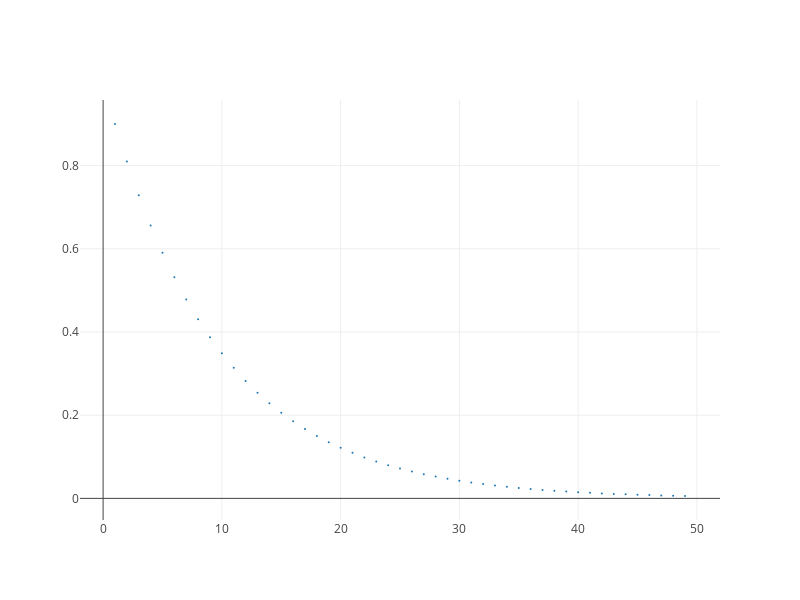

Here is the notebook cell this chart was saved with:
### Markdown cell above
- When you increase the number of dimensions, most of the data are outliers
   - Even if you increase the amount of data! Doesn't help
 - Looked at another way, if 10% of your data on a dimension is an outlier:
   - after 7 dimensions, most of your data is an outlier on some dimension (1-0.9^7)

### Code cell
x1 = [n for n in range(1,50)]
y1 = [(0.9 ** n) for n in range(1,50)]
pd.DataFrame({'x' : x1, 'y' : y1})

mychart(np.array(x1), np.array(y1))

### Figure 1 — Plotly figure (JSON) as saved in the notebook; plotly's stock layout.template omitted (floating-point values rounded to 4 significant figures)
{"data": [{"marker": {"size": 2}, "mode": "markers", "type": "scatter", "uid": "cb577296-be76-11e8-a0fa-032da0b1ce8c", "x": [1, 2, 3, 4, 5, 6, 7, 8, 9, 10, 11, 12, 13, 14, 15, 16, 17, 18, 19, 20, 21, 22, 23, 24, 25, 26, 27, 28, 29, 30, 31, 32, 33, 34, 35, 36, 37, 38, 39, 40, 41, 42, 43, 44, 45, 46, 47, 48, 49], "y": [0.9, 0.81, 0.729, 0.6561, 0.5905, 0.5314, 0.4783, 0.4305, 0.3874, 0.3487, 0.3138, 0.2824, 0.2542, 0.2288, 0.2059, 0.1853, 0.1668, 0.1501, 0.1351, 0.1216, 0.1094, 0.09848, 0.08863, 0.07977, 0.07179, 0.06461, 0.05815, 0.05233, 0.0471, 0.04239, 0.03815, 0.03434, 0.0309, 0.02781, 0.02503, 0.02253, 0.02028, 0.01825, 0.01642, 0.01478, 0.0133, 0.01197, 0.01078, 0.009698, 0.008728, 0.007855, 0.00707, 0.006363, 0.005726]}], "layout": {"autosize": false, "height": 600, "width": 800, "yaxis": {"autorange": true}}}
